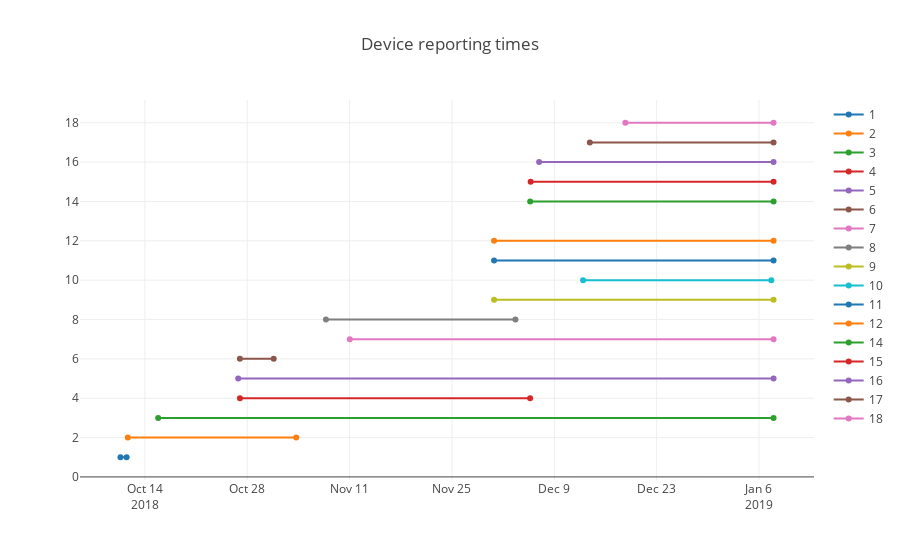

The code cell stored with this chart in its notebook:
### Markdown cell above
Devices 1,2,4,6 and 8 have data but not in the last 4 weeks.  
#### When  all the devices started/ended reporting:

### Code cell
start_times=upload_df.groupby('SK_PI')['time'].min()
end_times=upload_df.groupby('SK_PI')['time'].max()
device_numbers=sorted(upload_df['SK_PI'].unique())
#print(device_numbers)
data=[]
for device in device_numbers:
    time_last=end_times[device]
    time_first=start_times[device]
    print("Device: ", device,"  was reporting from ", time_first, " to ", time_last)
    trace = go.Scatter(x=[time_first,time_last],y=[device,device], name = device)
    data.append(trace)
layout = dict(title = "Device reporting times")
fig = go.Figure(data=data, layout=layout)
iplot(fig)

### Figure 1 — Plotly figure (JSON) as saved in the notebook; plotly's stock layout.template omitted (floating-point values rounded to 4 significant figures)
{"data": [{"name": 1, "type": "scatter", "x": ["2018-10-10 15:45:43", "2018-10-11 12:00:09"], "y": [1, 1]}, {"name": 2, "type": "scatter", "x": ["2018-10-11 15:55:58", "2018-11-03 16:52:07"], "y": [2, 2]}, {"name": 3, "type": "scatter", "x": ["2018-10-15 19:36:18", "2019-01-07 23:48:10"], "y": [3, 3]}, {"name": 4, "type": "scatter", "x": ["2018-10-27 00:03:48", "2018-12-05 16:36:12"], "y": [4, 4]}, {"name": 5, "type": "scatter", "x": ["2018-10-26 18:18:08", "2019-01-07 23:48:07"], "y": [5, 5]}, {"name": 6, "type": "scatter", "x": ["2018-10-26 23:53:09", "2018-10-31 14:52:59"], "y": [6, 6]}, {"name": 7, "type": "scatter", "x": ["2018-11-11 00:36:13", "2019-01-07 23:48:04"], "y": [7, 7]}, {"name": 8, "type": "scatter", "x": ["2018-11-07 18:22:07", "2018-12-03 16:30:07"], "y": [8, 8]}, {"name": 9, "type": "scatter", "x": ["2018-11-30 18:12:12", "2019-01-07 23:48:05"], "y": [9, 9]}, {"name": 10, "type": "scatter", "x": ["2018-12-12 22:29:40", "2019-01-07 16:24:08"], "y": [10, 10]}, {"name": 11, "type": "scatter", "x": ["2018-11-30 18:12:09", "2019-01-07 23:48:08"], "y": [11, 11]}, {"name": 12, "type": "scatter", "x": ["2018-11-30 18:12:06", "2019-01-07 23:48:01"], "y": [12, 12]}, {"name": 14, "type": "scatter", "x": ["2018-12-05 16:48:41", "2019-01-07 23:48:11"], "y": [14, 14]}, {"name": 15, "type": "scatter", "x": ["2018-12-05 18:23:59", "2019-01-07 23:48:09"], "y": [15, 15]}, {"name": 16, "type": "scatter", "x": ["2018-12-06 22:12:11", "2019-01-07 23:48:07"], "y": [16, 16]}, {"name": 17, "type": "scatter", "x": ["2018-12-13 20:42:08", "2019-01-07 23:48:17"], "y": [17, 17]}, {"name": 18, "type": "scatter", "x": ["2018-12-18 17:18:33", "2019-01-07 23:48:08"], "y": [18, 18]}], "layout": {"title": "Device reporting times"}}
